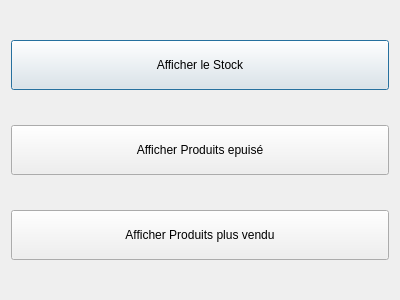
<?xml version="1.0" encoding="UTF-8"?>
<ui version="4.0">
 <class>StockWindow</class>
 <widget class="QDialog" name="StockWindow">
  <property name="geometry">
   <rect>
    <x>0</x>
    <y>0</y>
    <width>400</width>
    <height>300</height>
   </rect>
  </property>
  <property name="windowTitle">
   <string>Dialog</string>
  </property>
  <layout class="QHBoxLayout" name="horizontalLayout">
   <item>
    <layout class="QVBoxLayout" name="verticalLayout">
     <item>
      <widget class="QPushButton" name="b_showStock">
       <property name="minimumSize">
        <size>
         <width>0</width>
         <height>50</height>
        </size>
       </property>
       <property name="baseSize">
        <size>
         <width>0</width>
         <height>0</height>
        </size>
       </property>
       <property name="text">
        <string>Afficher le Stock</string>
       </property>
      </widget>
     </item>
     <item>
      <widget class="QPushButton" name="pushButton">
       <property name="minimumSize">
        <size>
         <width>0</width>
         <height>50</height>
        </size>
       </property>
       <property name="text">
        <string>Afficher Produits epuisé</string>
       </property>
      </widget>
     </item>
     <item>
      <widget class="QPushButton" name="pushButton_2">
       <property name="minimumSize">
        <size>
         <width>0</width>
         <height>50</height>
        </size>
       </property>
       <property name="text">
        <string>Afficher Produits plus vendu</string>
       </property>
      </widget>
     </item>
    </layout>
   </item>
  </layout>
 </widget>
 <resources/>
 <connections/>
</ui>
